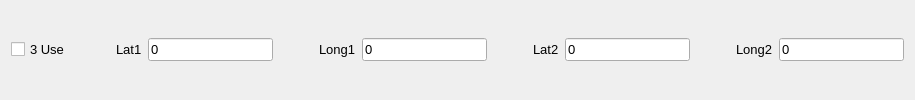
      <widget class="QWidget" name="widget_5" native="true">
       <property name="font">
        <font>
         <pointsize>10</pointsize>
        </font>
       </property>
       <layout class="QGridLayout" name="gridLayout_4">
        <item row="0" column="3">
         <widget class="QLineEdit" name="lineEdit_13">
          <property name="font">
           <font>
            <pointsize>10</pointsize>
           </font>
          </property>
          <property name="text">
           <string>0</string>
          </property>
         </widget>
        </item>
        <item row="0" column="12">
         <widget class="QLineEdit" name="lineEdit_14">
          <property name="font">
           <font>
            <pointsize>10</pointsize>
           </font>
          </property>
          <property name="text">
           <string>0</string>
          </property>
         </widget>
        </item>
        <item row="0" column="7">
         <spacer name="horizontalSpacer_13">
          <property name="font">
           <font>
            <pointsize>10</pointsize>
           </font>
          </property>
          <property name="orientation">
           <enum>Qt::Horizontal</enum>
          </property>
          <property name="sizeHint" stdset="0">
           <size>
            <width>40</width>
            <height>20</height>
           </size>
          </property>
         </spacer>
        </item>
        <item row="0" column="10">
         <spacer name="horizontalSpacer_14">
          <property name="font">
           <font>
            <pointsize>10</pointsize>
           </font>
          </property>
          <property name="orientation">
           <enum>Qt::Horizontal</enum>
          </property>
          <property name="sizeHint" stdset="0">
           <size>
            <width>40</width>
            <height>20</height>
           </size>
          </property>
         </spacer>
        </item>
        <item row="0" column="9">
         <widget class="QLineEdit" name="lineEdit_15">
          <property name="font">
           <font>
            <pointsize>10</pointsize>
           </font>
          </property>
          <property name="text">
           <string>0</string>
          </property>
         </widget>
        </item>
        <item row="0" column="5">
         <widget class="QLabel" name="label_13">
          <property name="font">
           <font>
            <pointsize>10</pointsize>
           </font>
          </property>
          <property name="text">
           <string>Long1</string>
          </property>
         </widget>
        </item>
        <item row="0" column="4">
         <spacer name="horizontalSpacer_15">
          <property name="font">
           <font>
            <pointsize>10</pointsize>
           </font>
          </property>
          <property name="orientation">
           <enum>Qt::Horizontal</enum>
          </property>
          <property name="sizeHint" stdset="0">
           <size>
            <width>40</width>
            <height>20</height>
           </size>
          </property>
         </spacer>
        </item>
        <item row="0" column="6">
         <widget class="QLineEdit" name="lineEdit_16">
          <property name="font">
           <font>
            <pointsize>10</pointsize>
           </font>
          </property>
          <property name="text">
           <string>0</string>
          </property>
         </widget>
        </item>
        <item row="0" column="8">
         <widget class="QLabel" name="label_14">
          <property name="font">
           <font>
            <pointsize>10</pointsize>
           </font>
          </property>
          <property name="text">
           <string>Lat2</string>
          </property>
         </widget>
        </item>
        <item row="0" column="11">
         <widget class="QLabel" name="label_15">
          <property name="font">
           <font>
            <pointsize>10</pointsize>
           </font>
          </property>
          <property name="text">
           <string>Long2</string>
          </property>
         </widget>
        </item>
        <item row="0" column="2">
         <widget class="QLabel" name="label_16">
          <property name="font">
           <font>
            <pointsize>10</pointsize>
           </font>
          </property>
          <property name="text">
           <string>Lat1</string>
          </property>
         </widget>
        </item>
        <item row="0" column="0">
         <widget class="QCheckBox" name="checkBox_4">
          <property name="font">
           <font>
            <pointsize>10</pointsize>
           </font>
          </property>
          <property name="text">
           <string>3 Use</string>
          </property>
         </widget>
        </item>
        <item row="0" column="1">
         <spacer name="horizontalSpacer_16">
          <property name="font">
           <font>
            <pointsize>10</pointsize>
           </font>
          </property>
          <property name="orientation">
           <enum>Qt::Horizontal</enum>
          </property>
          <property name="sizeHint" stdset="0">
           <size>
            <width>40</width>
            <height>20</height>
           </size>
          </property>
         </spacer>
        </item>
       </layout>
      </widget>
